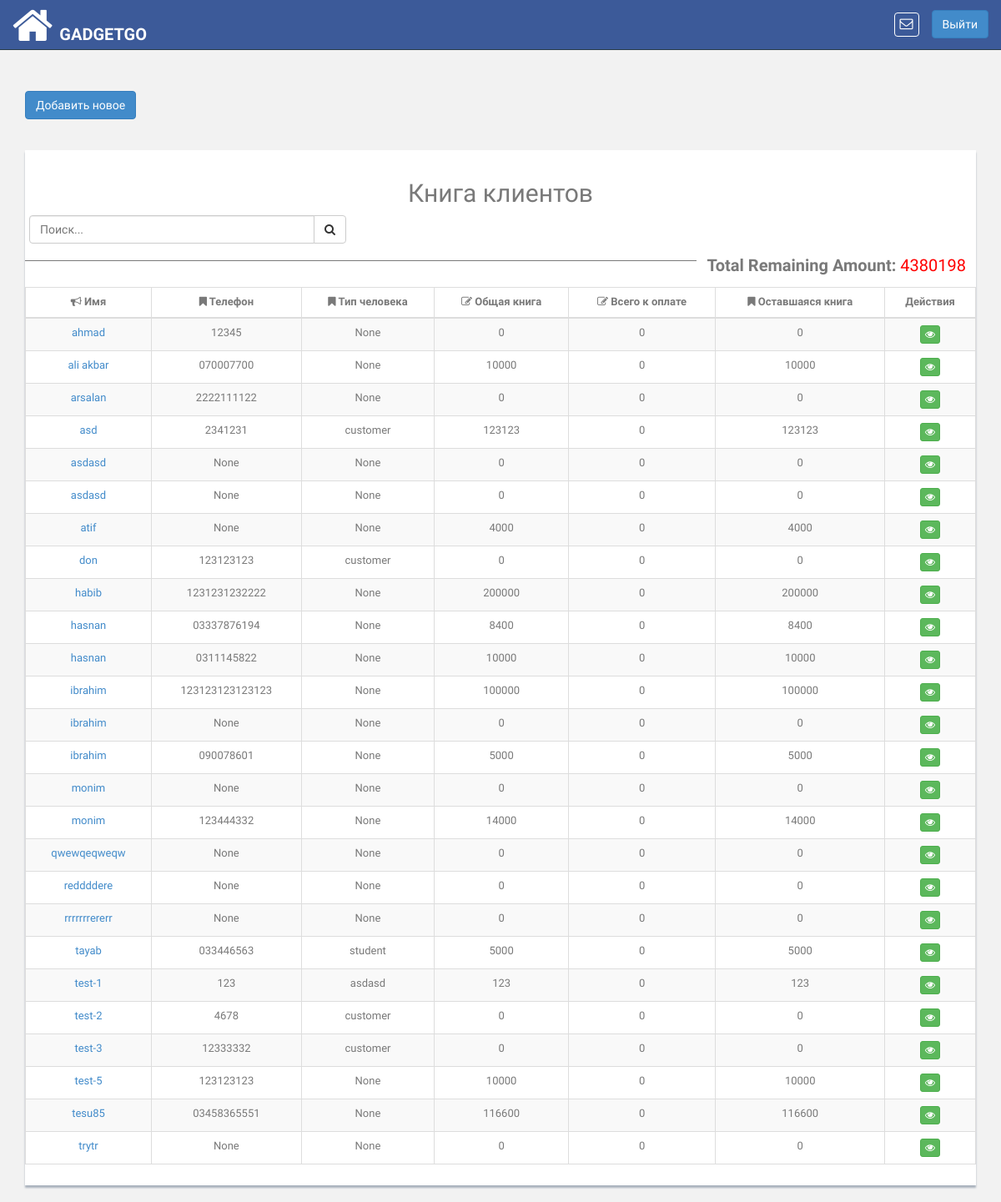
Page /ledger/list/customer/ (signed in) on the committed database.
### pis_com/models.py (models this page shows, shortened)
class Customer(models.Model):
    retailer = models.ForeignKey(
        'pis_retailer.Retailer',
        related_name='retailer_customer',
        on_delete=models.CASCADE
    )
    customer_name = models.CharField(max_length=200)
    customer_phone = models.CharField(max_length=20, blank=True, null=True)
    customer_type=models.CharField(max_length=200, default='customer', blank=True, null=True)
    address = models.TextField(max_length=500, blank=True,null=True)
    shop = models.CharField(max_length=200, blank=True, null=True)

### pis_ledger/views.py (the view)
class CustomerLedgerView(TemplateView):
    template_name = 'ledger/customer_ledger_list.html'
    def dispatch(self, request, *args, **kwargs):
        if not self.request.user.is_authenticated:
            return HttpResponseRedirect(reverse('login'))
        return super(
            CustomerLedgerView, self).dispatch(request, *args, **kwargs)
    def get_context_data(self, **kwargs):
        context = super(CustomerLedgerView, self).get_context_data(**kwargs)
        customers = (
            self.request.user.retailer_user.retailer.
            retailer_customer.all().order_by('customer_name')
        ).order_by('customer_name')
        customer_ledger = []
        for customer in customers:
            customer_data = {}
            ledger = customer.customer_ledger.all().aggregate(Sum('amount'))
            payment_ledger = (
                customer.customer_ledger.all()
                .aggregate(Sum('payment'))
            )
            if payment_ledger.get('payment__sum'):
                payment_amount = float(payment_ledger.get('payment__sum'))
            else:
                payment_amount = 0
            if ledger.get('amount__sum'):
                ledger_amount = float(ledger.get('amount__sum'))
            else:
                ledger_amount = 0
            remaining_ledger = '%g' % (
                    ledger_amount - payment_amount
            )
            customer_data.update({
                'id': customer.id,
                'ledger_amount': ledger_amount,
                'payment_amount': payment_amount,
                'customer_name': customer.customer_name,
                'customer_phone': customer.customer_phone,
                'remaining_ledger': remaining_ledger,
                'customer_type':customer.customer_type,
            })
            customer_ledger.append(customer_data)
        ledgers = Ledger.objects.all()
        if ledgers:
            grand_ledger = ledgers.aggregate(Sum('amount'))
            grand_ledger = float(grand_ledger.get('amount__sum') or 0)
            grand_payment = ledgers.aggregate(Sum('payment'))
            grand_payment = float(grand_payment.get('payment__sum') or 0)
            total_remaining_amount = grand_ledger - grand_payment
        else:
            total_remaining_amount = 0
        context.update({
            'customer_ledgers': customer_ledger,
            'total_remaining_amount': total_remaining_amount,
        })
        return context

### pis_com/templatetags/template_tags.py (called while the page is built)
@register.simple_tag
def product_notifications(retailer_id):
    return Product.objects.filter(retailer__id=retailer_id)

### pis_product/models.py (called while the page is built)
    def __unicode__(self):
        return self.name

    def product_available_items(self):
        try:
            obj_stock_in = self.stockin_product.aggregate(Sum('quantity'))
            stock_in = float(obj_stock_in.get('quantity__sum'))
        except:
            stock_in = 0
        try:
            obj_stock_out = self.stockout_product.aggregate(
                Sum('stock_out_quantity'))
            stock_out = float(obj_stock_out.get('stock_out_quantity__sum'))
        except:
            stock_out = 0
        return  stock_in - stock_out

### templates/ledger/customer_ledger_list.html (shortened to what this page needs)
{% extends 'base.html' %}
{% block content %}
<div class="col-md-12">
    <br>
    <a href="{% url 'ledger:add_new_ledger' %}"><button type="button" id="back-customer" class="btn btn-primary" id="load" data-loading-text="<i class='fa fa-circle-o-notch fa-spin'></i>Processing">Добавить новое</button></a>
    <br><br><br>
    <div class="content-panel table-responsive">
        <table class="table table-striped table-advance table-hover table-bordered purchased-table">
            <h2 class="text-center">Книга клиентов</h2>
            <div class="input-group custom-search-form col-md-4" style="left: 5px">
                <input type="text" class="form-control extra-items" placeholder="Поиск...">
                <span class="input-group-btn">
                            <button class="btn btn-default" type="button">
                                <i class="fa fa-search"></i>
                            </button>
                        </span>
            </div>
            <div style="float: right; padding: 12px; font-size: 20px">
                <strong>Total Remaining Amount: </strong><span style="color: red">{{ total_remaining_amount|floatformat:'-2' }}</span>
            </div>
            <hr>
            <thead>
            <tr>
                <th class="text-center"><i class="fa fa-bullhorn"></i> Имя</th>
                <th class="text-center"><i class=" fa fa-bookmark"></i> Телефон</th>
                <th class="text-center"><i class=" fa fa-bookmark"></i> Тип человека</th>
                <th class="text-center"><i class=" fa fa-edit"></i> Общая книга</th>
                <th class="text-center"><i class=" fa fa-edit"></i> Всего к оплате</th>
                <th class="text-center"><i class=" fa fa-bookmark"></i> Оставшаяся книга</th>
                <th class="text-center">Действия</th>
            </tr>
            </thead>
            <tbody class="ledger-table-body text-center">
            {% if customer_ledgers %}
            {% for customer_ledger in customer_ledgers %}
            <tr>
                <td><a href="{% url 'ledger:customer_ledger_detail' customer_id=customer_ledger.id %}">{{ customer_ledger.customer_name}}</a></td>
                <td>{{ customer_ledger.customer_phone }}</td>
                <td>{{ customer_ledger.customer_type}}</td>
                <td>{{ customer_ledger.ledger_amount|floatformat:-2 }}</td>
                <td>{{ customer_ledger.payment_amount|floatformat:-2 }}</td>
                <td>{{ customer_ledger.remaining_ledger|floatformat:-2 }}</td>
                <td>
                    <a href="{% url 'ledger:customer_ledger_detail' customer_id=customer_ledger.id %}"><button class="btn btn-success btn-xs" title="Customer Ledger Detail"><i class="fa fa-eye"></i></button></a>
            </tr>
            {% endfor %}
            {% else %}
            <tr><td colspan="6" class="text-center">Запись не найдена</td></tr>
            {% endif %}
            </tbody>
        </table>
    </div>
</div>
{% endblock %}

### app_static/css/style.css (style rules this page uses)
body { color: #797979; background: #f2f2f2; font-family: 'Ruda', sans-serif; padding: 0px !important; margin: 0px !important; font-size:13px; }
a, a:hover, a:focus { text-decoration: none; outline: none; }
hr { margin-top: 20px; margin-bottom: 20px; border: 0; border-top: 1px solid #797979; }
.content-panel { background: #ffffff; box-shadow: 0px 3px 2px #aab2bd; padding-top: 15px; padding-bottom: 5px; }

### rows in the picture
Customer: customer_name "ahmad", customer_phone "12345"
Customer: customer_name "ali akbar", customer_phone "070007700"
Customer: customer_name "arsalan", customer_phone "2222111122"
Customer: customer_name "asd", customer_phone "2341231", customer_type "customer"
Customer: customer_name "asdasd"
Customer: customer_name "asdasd"
Customer: customer_name "atif"
Customer: customer_name "don", customer_phone "123123123", customer_type "customer"
Customer: customer_name "habib", customer_phone "1231231232222"
Customer: customer_name "hasnan", customer_phone "03337876194"
Customer: customer_name "hasnan", customer_phone "0311145822"
Customer: customer_name "ibrahim", customer_phone "123123123123123"
Customer: customer_name "ibrahim"
Customer: customer_name "ibrahim", customer_phone "090078601"
Customer: customer_name "monim"
Customer: customer_name "monim", customer_phone "123444332"
Customer: customer_name "qwewqeqweqw"
Customer: customer_name "reddddere"
Customer: customer_name "rrrrrrrererr"
Customer: customer_name "tayab", customer_phone "033446563", customer_type "student"
Customer: customer_name "test-1", customer_phone "123", customer_type "asdasd"
Customer: customer_name "test-2", customer_phone "4678", customer_type "customer"
Customer: customer_name "test-3", customer_phone "12333332", customer_type "customer"
Customer: customer_name "test-5", customer_phone "123123123"
Customer: customer_name "tesu85", customer_phone "03458365551"
Customer: customer_name "trytr"

### other values in the picture
{{ total_remaining_amount|floatformat:'-2' }} "4380198"
{{ customer_ledger.customer_type }} "None" "None" "None" "None" "None" "None" "None" "None" "None" "None" "None" "None" "None" "None" "None" "None" "None" "None" "None" "None"
{{ customer_ledger.ledger_amount|floatformat:-2 }} "0" "10000" "0" "123123" "0" "0" "4000" "0" "200000" "8400" "10000" "100000" "0" "5000" "0" "14000" "0" "0" "0" "5000" "123" "0" "0" "10000" "116600" "0"
{{ customer_ledger.payment_amount|floatformat:-2 }} "0" "0" "0" "0" "0" "0" "0" "0" "0" "0" "0" "0" "0" "0" "0" "0" "0" "0" "0" "0" "0" "0" "0" "0" "0" "0"
{{ customer_ledger.remaining_ledger|floatformat:-2 }} "0" "10000" "0" "123123" "0" "0" "4000" "0" "200000" "8400" "10000" "100000" "0" "5000" "0" "14000" "0" "0" "0" "5000" "123" "0" "0" "10000" "116600" "0"
{{ customer_ledger.customer_phone }} "None" "None" "None" "None" "None" "None" "None" "None" "None"
